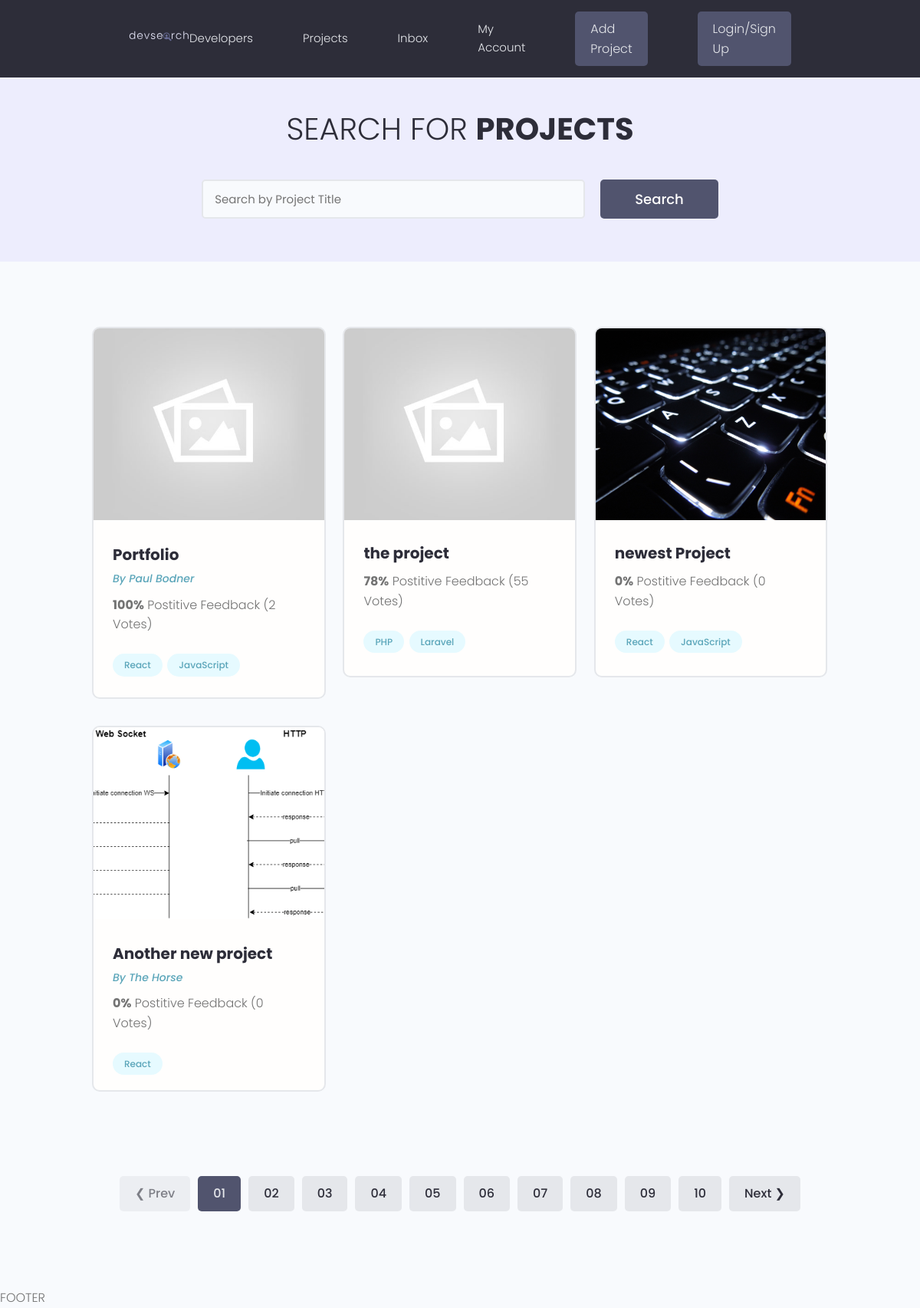
/projects/, run on the app's committed database.
### projects/models.py (models this page shows, shortened)
class Project(models.Model):
  owner = models.ForeignKey(Profile, null=True, blank=True, on_delete=models.SET_NULL)
  title = models.CharField(max_length=200)
  description = models.TextField(null=True, blank=True)
  featured_image = models.ImageField(null=True, blank=True, default='default.jpg')
  demo_link = models.CharField(max_length=2000, null=True, blank=True)
  source_link = models.CharField(max_length=2000, null=True, blank=True)
  tags = models.ManyToManyField('Tag', blank=True)
  vote_total = models.IntegerField(default=0, null=True, blank=True)
  vote_ratio = models.IntegerField(default=0, null=True, blank=True)
  created = models.DateTimeField(auto_now_add=True)
  id = models.UUIDField(default=uuid.uuid4, unique=True, primary_key=True, editable=False)

class Tag(models.Model):
  name = models.CharField(max_length=200)
  created = models.DateTimeField(auto_now_add=True)
  id = models.UUIDField(default=uuid.uuid4, unique=True, primary_key=True, editable=False)

### users/models.py (models this page shows, shortened)
class Profile(models.Model):
  user = models.OneToOneField(User, on_delete=models.CASCADE, null=True, blank=True,)
  name = models.CharField(max_length = 200, blank = True, null = True)
  email = models.EmailField(max_length=500, blank=True, null=True)
  username = models.CharField(max_length = 200, blank = True, null = True)
  short_intro = models.CharField(max_length = 200, blank = True, null = True)
  bio = models.TextField(max_length=500, blank=True, null=True)
  profile_image = models.ImageField(null = True, blank=True, upload_to='profiles/', default='profiles/user-default.png' )
  social_github= models.CharField(max_length = 200, blank = True, null = True)
  social_linkedIn= models.CharField(max_length = 200, blank = True, null = True)
  social_twitter= models.CharField(max_length = 200, blank = True, null = True)
  social_youtube= models.CharField(max_length = 200, blank = True, null = True)
  social_website= models.CharField(max_length = 200, blank = True, null = True)
  created = models.DateTimeField(auto_now_add=True)
  id = models.UUIDField(default=uuid.uuid4, unique=True, primary_key=True, editable=False)

### projects/views.py (the view)
# urls.py: path('projects/', include('projects.urls')),
def projects(request):
  msg = 'You are on the projects page'
  num = 10
  projects = Project.objects.all()
  context = {
    'msg': msg,
    'num':10,
    'projects': projects
    }
  return render(request, 'projects/projects.html', context)

### projects/templates/projects/projects.html (shortened to what this page needs)
{% extends 'main.html' %}
{% block content %}
<main class="projects">
  <section class="hero-section text-center">
    <div class="container container--narrow">
      <div class="hero-section__box">
        <h2>Search for <span>Projects</span></h2>
      </div>
      <div class="hero-section__search">
        <form class="form" action="#" method="get">
          <div class="form__field">
            <input class="input input--text" id="formInput#search" type="text" name="text"
              placeholder="Search by Project Title" />
          </div>
          <input class="btn btn--sub btn--lg" type="submit" value="Search" />
        </form>
      </div>
    </div>
  </section>
  <section class="projectsList">
    <div class="container">
      <div class="grid grid--three">
        {% for project in projects %}
        <div class="column">
          <div class="card project">
            <a href="{% url 'project' project.id %}" class="project">
              <img class="project__thumbnail" src="{{ project.featured_image.url }}" alt="project thumbnail" />
              <div class="card__body">
                <h3 class="project__title">{{ project.title }}</h3>
                {% if project.owner %}
                <p><a class="project__author" href="{% url 'project' project.id %}">By {{ project.owner.name }}</a></p>
                {% endif %}
                <p class="project--rating">
                  <span style="font-weight: bold;">{{ project.vote_ratio }}%</span> Postitive
                  Feedback ({{ project.vote_total }} Vote{{ project.vote_total|pluralize:"s" }})
                </p>
                <div class="project__tags">
                  {% for tag  in project.tags.all %}
                  <span class="tag tag--pill tag--main">
                    <small>{{ tag.name }}</small>
                  </span>
                  {% endfor %}
                </div>
              </div>
            </a>
          </div>
        </div>
        {% endfor %}
      </div>
    </div>
  </section>
  <div class="pagination">
    <ul class="container">
      <li><a href="#" class="btn btn--disabled">&#10094; Prev</a></li>
      <li><a href="#" class="btn btn--sub">01</a></li>
      <li><a href="#" class="btn">02</a></li>
      <li><a href="#" class="btn">03</a></li>
      <li><a href="#" class="btn">04</a></li>
      <li><a href="#" class="btn">05</a></li>
      <li><a href="#" class="btn">06</a></li>
      <li><a href="#" class="btn">07</a></li>
      <li><a href="#" class="btn">08</a></li>
      <li><a href="#" class="btn">09</a></li>
      <li><a href="#" class="btn">10</a></li>
      <li><a href="#" class="btn">Next &#10095;</a></li>
    </ul>
  </div>
</main>
{% endblock content %}

### static/styles/app.css (style rules this page uses)
:root { --color-sub: #2d2d39; }
.btn--sub { background-color: var(--color-sub-light); }
.card { border: 2px solid var(--color-light); }
img { width: 100%; }
.hero-section { height: 40vh; display: flex; align-items: center; background-color: var(--color-sub); }
.hero-section__box { margin-bottom: 4rem; }
.hero-section__box > h2, .hero-section__box > h2 > span { font-size: 4rem; color: var(--color-light); line-height: 1.3; text-transform: uppercase; }
.hero-section__box > h2 { font-weight: 300; }
.hero-section__box > h2 > span { font-weight: 700; }
.hero-section__search > .form { display: flex; align-items: center; justify-content: center; gap: 2rem; }
.hero-section__search > .form input.input--text { width: 50rem; }
.pagination { margin-top: 8rem; margin-bottom: 10rem; }
.pagination > ul { flex-wrap: wrap; list-style: none; display: flex; align-items: center; justify-content: center; gap: 1rem; }
.pagination .btn { color: var(--color-sub); }
.pagination .btn.btn--sub { color: var(--color-light); }
.project__author { font-size: 1.4rem; font-style: italic; }
.project--rating { margin-bottom: 1.6em; margin-top: .5em; }
.projects > .hero-section { background: var(--color-sub-lighter); height: 30vh; }
.projects .hero-section__box { margin-bottom: 2.5rem; }
.projects .hero-section__box > h2 { color: var(--color-sub); }
.projects .hero-section__box > h2 > span { font-weight: 700; color: var(--color-sub); }
.projectsList { margin-top: 8rem; }
.project__thumbnail { height: 25rem; object-fit: cover; object-position: top center; }
.project__title { font-size: 2rem; font-weight: 700; color: var(--color-sub); }

### static/uikit/styles/modules/_variables.css (style rules this page uses)
:root { --color-main: #5aa5b9; --color-main-light: #e6faff; --color-sub: #3f4156; --color-sub-light: #51546e; --color-sub-lighter: #ededfd; --color-text: #737373; --color-gray: #8b8b8b; --color-light: #e5e7eb; --color-light-gray: #767676; --color-bg: #f8fafd; --color-white: #fffefd; --color-white-light: #f3f3f3; --color-success: #359e64; --color-success-bg: #def8e8; --color-error: #fc4b0b; --color-error-bg: #fff2ee; --font-base: 'Poppins', arial, helvetica, 'Segoe UI', roboto, ubuntu, sans-serif; --font-monospace: 'Fira Code', 'Courier New', courier, monospace; --font-regular: 300; --font-medium: 500; --font-bold: 700; --generic-shadow: 1px 1px 5px #00000010; --generic-transition: all 0.3s ease-in-out; }

### static/uikit/styles/modules/_base.css (style rules this page uses)
* { margin: 0; padding: 0; box-sizing: border-box; text-rendering: optimizeLegibility; color: inherit; font-size: inherit; }
html { font-size: 50%; }
@media only screen and (min-width: 480px) { html { font-size: 56.25%; } }
@media only screen and (min-width: 1200px) { html { font-size: 62.5%; } }
body { line-height: 1.6; font-weight: 400; font-size: 1.5rem; color: var(--color-text); background-color: var(--color-bg); min-height: 100vh; }

### static/uikit/styles/modules/_typography.css (style rules this page uses)
* { font-family: var(--font-base); }
h2 { font-size: 3.6rem; font-weight: var(--font-bold); }
h3 { font-size: 3.2rem; font-weight: var(--font-medium); }
p, span, strong { font-size: 1.6rem; color: var(--color-text); font-weight: var(--font-regular); }
a { padding-bottom: 2px; text-decoration: none; display: inline-block; color: var(--color-main); font-weight: var(--font-medium); }

### static/uikit/styles/modules/_utilities.css (style rules this page uses)
.container { width: 92%; max-width: 165rem; margin: 0 auto; box-sizing: border-box; }
.container--narrow { width: 92%; max-width: 120rem; }
@media screen and (min-width: 1000px) { .container { width: 90%; } }
@media screen and (min-width: 1000px) { .container--narrow { width: 85%; } }
@media screen and (min-width: 1200px) { .container { width: 80%; } }
@media screen and (min-width: 1200px) { .container--narrow { width: 72%; } }
.text-center { text-align: center; }

### static/uikit/styles/modules/_button.css (style rules this page uses)
.btn { display: inline-block; position: relative; cursor: pointer; background-color: var(--color-light); font-weight: var(--font-medium); color: var(--color-sub); text-decoration: none; padding: 1rem 2rem; border-radius: 0.5rem; border: none; width: -webkit-fit-content; width: -moz-fit-content; width: fit-content; height: -webkit-fit-content; height: -moz-fit-content; height: fit-content; font-size: 1.6rem; outline-width: 0; outline-color: transparent; -webkit-backface-visibility: hidden; backface-visibility: hidden; transition: all 0.3s ease-in-out; }
.btn:disabled, .btn--disabled { cursor: not-allowed; opacity: 0.6; }
.btn--sub { background-color: var(--color-sub); color: var(--color-white); }
.btn--lg { font-size: 1.8rem; padding: 1.2rem 4.5rem; }

### data on the page
Project: featured_image (placeholder picture), title "Portfolio", owner.name "Paul Bodner", vote_ratio "100", vote_total "2"
Tag: name "React"
Tag: name "JavaScript"
Project: featured_image (placeholder picture), title "the project", vote_ratio "78", vote_total "55"
Tag: name "PHP"
Tag: name "Laravel"
Project: featured_image (picture), title "newest Project", vote_ratio "0", vote_total "0"
Project: featured_image (picture), title "Another new project", owner.name "The Horse", vote_ratio "0", vote_total "0"
